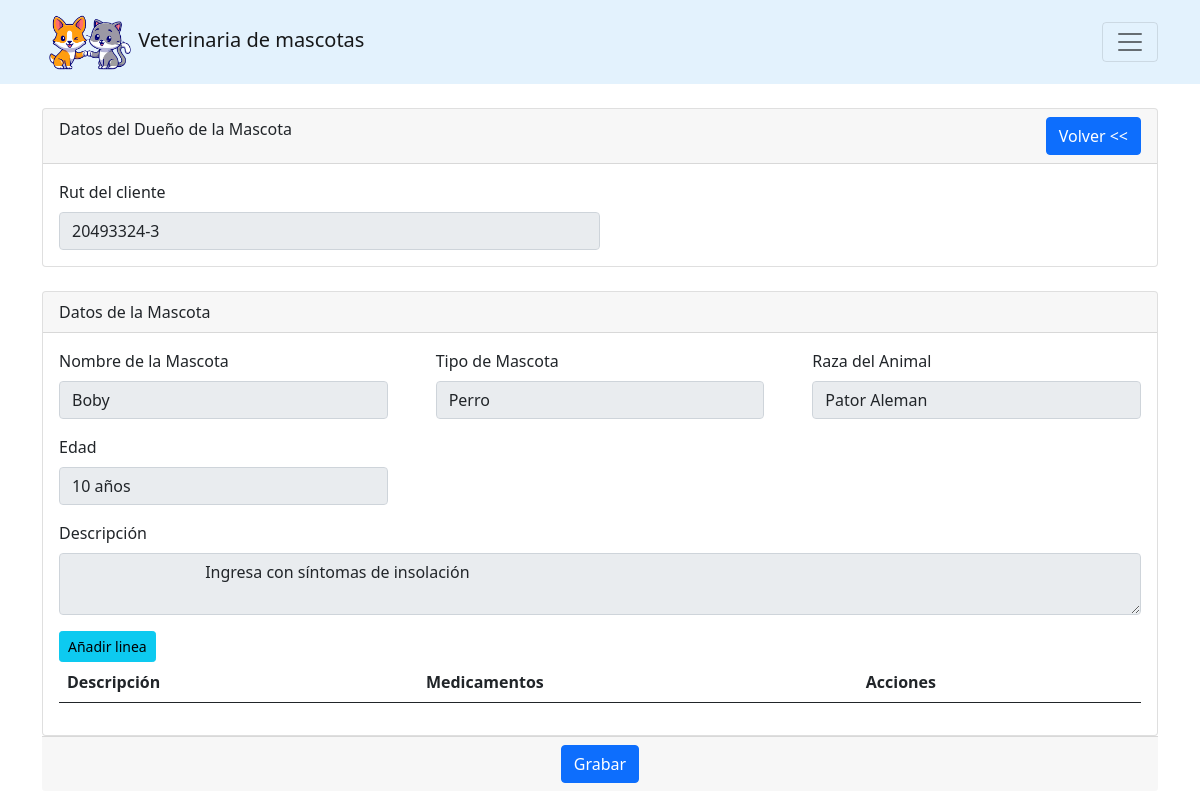
Page /atenciones/atender/4 (signed in) on the committed database.
### tables this page shows
CREATE TABLE cliente (id INTEGER PRIMARY KEY AUTOINCREMENT, name VARCHAR NOT NULL, apellido VARCHAR NOT NULL, cli_rut VARCHAR NOT NULL, telefono VARCHAR NOT NULL, direccion VARCHAR NOT NULL, email VARCHAR UNIQUE NOT NULL);

CREATE TABLE animal (id INTEGER PRIMARY KEY AUTOINCREMENT, a_nombre VARCHAR (1, 45) NOT NULL, tipo_animal_id VARCHAR REFERENCES tipo_animal (tipo) NOT NULL, raza VARCHAR NOT NULL, edad VARCHAR NOT NULL, chip VARCHAR (15, 15), descripcion VARCHAR NOT NULL, ingreso DATETIME NOT NULL, cliente_id INT REFERENCES cliente (id) NOT NULL, estado_animal_id INT REFERENCES estado_animal (id) DEFAULT (1));

CREATE TABLE tipo_animal (id INTEGER PRIMARY KEY AUTOINCREMENT, tipo VARCHAR NOT NULL);

### index.py (the view, shortened to what this page needs)
@app.route("/atenciones/atender/<id>", methods=['GET', 'POST']) #decorador
@validar_sesion
def atender(id):
    metodo = request.method
    conn = get_db_connection()
    mascota = conn.execute(
        "SELECT * FROM get_animal_all WHERE id = ?", (id,)
    ).fetchone()
    if(metodo == 'GET'):
        if mascota is None:
            return 404
        conn.execute(
        "UPDATE animal SET estado_animal_id = 2 WHERE id = ?", (id,)
        )
        conn.commit()
        return render_template('atenciones_atender.html', mascota=mascota)
    return 404

### index.py (called while the page is built)
def get_db_connection():
    conn = sqlite3.connect('mywebsite/instance/database.sqlite')
    conn.row_factory = sqlite3.Row
    return conn

### templates/atenciones_atender.html (shortened to what this page needs)
{%extends 'layoutVeterinario.html'%}
{% block body%}
<div class="container">
    <div class="mt-4">
        <div class="card">
            <div class="card-header">
                <div class="row">
                    <div class="col-sm-6">
                        Datos del Dueño de la Mascota
                    </div>
                    <div class="col-sm-6" style="text-align: right;">
                        <a class="btn btn-primary" href="/atenciones">Volver << </a>
                    </div>
                </div>
            </div>
            <div class="card-body">
                <div class="col-md-12 ">
                    <div class="col-sm-6">
                        <label for="inputRut" class="form-label">Rut del cliente</label>
                        <input type="text" name="cli_rut" class="form-control" value="{{mascota.cli_rut}}" readonly>
                    </div>
                </div>
            </div>
        </div>
        <form action="/atenciones/atender/{{mascota.id}}" method="POST">
            <div class="card mt-4">
                <div class="card-header">
                    <div class="row">
                        <div class="col-sm-6">
                            Datos de la Mascota
                        </div>
                    </div>
                </div>
                <div class="card-body">
                    <div class="col-md-12 ">
                        <div class="row gx-5 mb-3">
                            <div class="col-sm-4">
                                <label for="inputTipoMascota" class="form-label">Nombre de la Mascota</label>
                                <input type="text" name='a_nombre' class="form-control" id="inputNombreMascota"
                                    value="{{mascota.a_nombre}}" readonly>
                            </div>
                            <div class="col-sm-4">
                                <label for="inputTipoMascota" class="form-label">Tipo de Mascota</label>
                                <input type="text" name='tipo' class="form-control" id="inputTipoMascota"
                                    value="{{mascota.tipo}}" readonly>
                            </div>
                            <div class="col-sm-4">
                                <label for="inputRazaAnimal" class="form-label">Raza del Animal</label>
                                <input type="text" name="raza" class="form-control" id="inputRaza"
                                    value="{{mascota.raza}}" readonly>
                            </div>
                        </div>
                        <div class="row gx-5 mb-3">
                            <div class="col-md-4">
                                <label for="inputEdad" class="form-label">Edad</label>
                                <input type="text" name="edad" class="form-control" maxlength="50" id="inputEdad"
                                    value="{{mascota.edad}}" readonly>
                            </div>
                        </div>
                        <div class="col-mb-6">
                            <label for="floatingTextarea" class="form-label">Descripción</label>
                            <textarea class="form-control" name="descripcion" placeholder="Ingrese la descripción aquí"
                                readonly id="floatingTextarea">
                                {{mascota.descripcion}}
                            </textarea>
                        </div>
                        <button class="btn btn-sm btn-info mt-3" type="button" id="add-row">Añadir linea</button>
                        <div class="table-responsive">
                            <table class="table" id="datatable">
                                <thead>
                                    <tr>
                                        <th>Descripción</th>
                                        <th>Medicamentos</th>
                                        <th>Acciones</th>
                                    </tr>
                                </thead>
                            </table>
                        </div>
                    </div>
                </div>
            </div>
            <div class="card-footer" style="text-align: center;">
                <button type="submit" class="btn btn-primary">Grabar</button>
            </div>
        </form>
    </div>
</div>
{% endblock %}

### rows in the picture
cliente: cli_rut "20493324-3"
animal: a_nombre "Boby", raza "Pator Aleman", edad "10 años", descripcion "Ingresa con síntomas de insolación"
tipo_animal: tipo "Perro"
